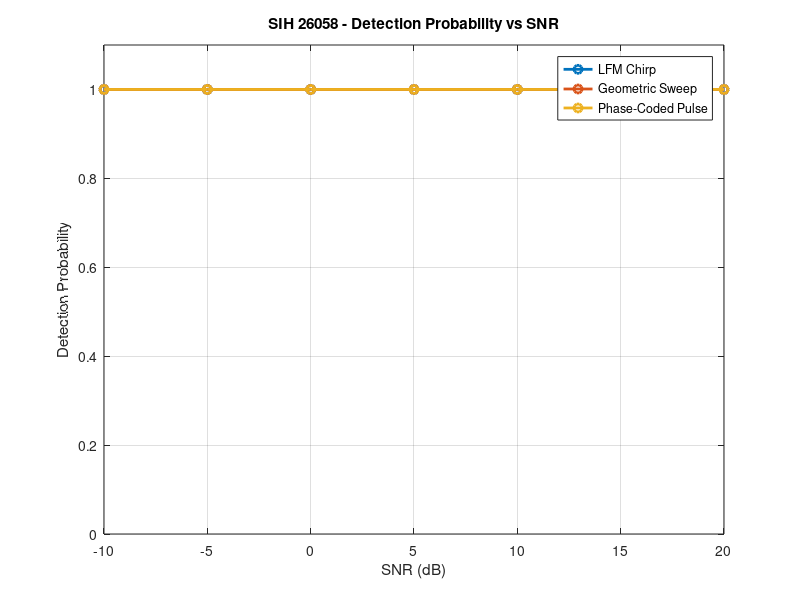
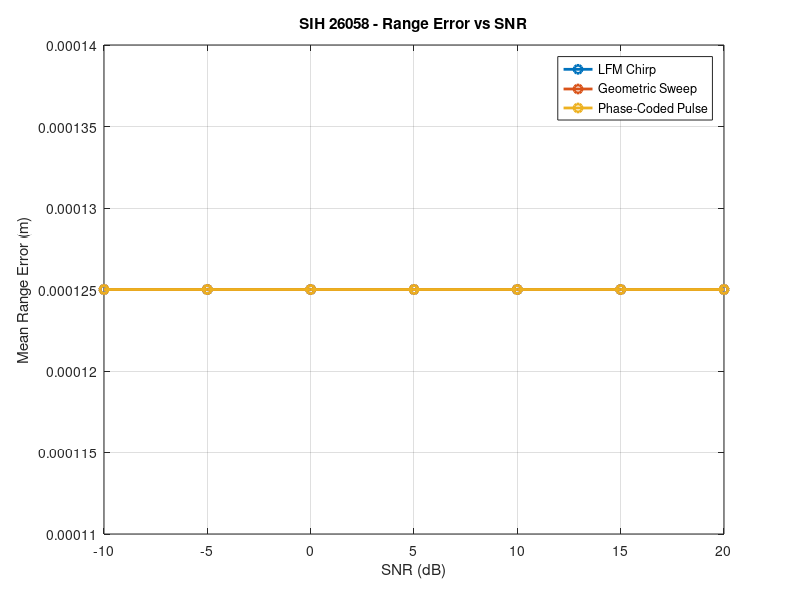
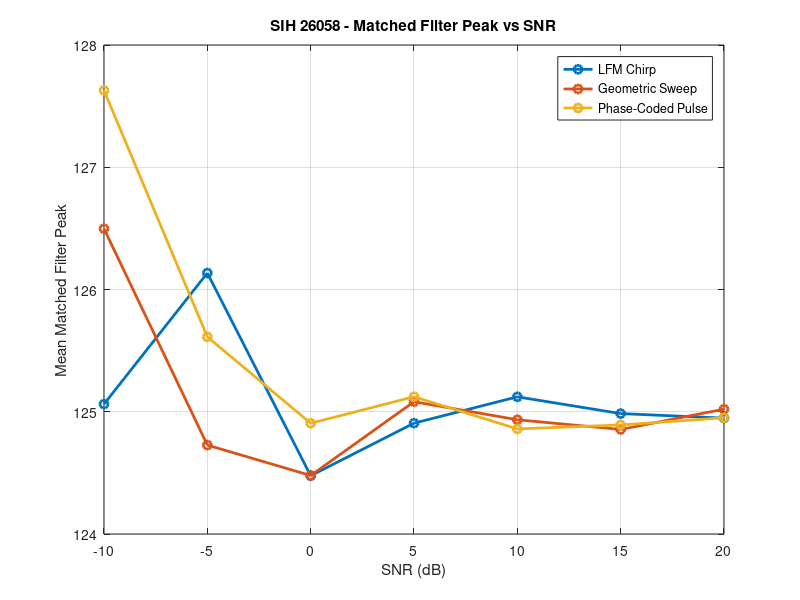

These charts were generated, in order, by the following MATLAB code:
%% =========================================================
% SIH 26058
% WAVEFORM vs SNR PERFORMANCE COMPARISON
%
% Compares:
%   LFM Chirp
%   Geometric Sweep
%   Phase-Coded Pulse
%
% SNR values:
%   -10, -5, 0, 5, 10, 15, 20 dB
%
% Target:
%   5 m
%
% Metric:
%   Detection Probability
%   Mean Range Error
%   Matched Filter Peak
% =========================================================

clear;
clc;
close all;

rng(50);

%% =========================================================
% 1. SYSTEM PARAMETERS
% =========================================================

Fs = 2e6;
Ts = 1/Fs;

soundSpeed = 1500;

targetRange = 5;

channelGain = 1;

Fc = 300e3;
BW = 200e3;
Tp = 2e-3;
A = 1.0;

phaseCode = [1 1 -1 1 -1 -1 1];

%% =========================================================
% 2. SNR VALUES
% =========================================================

snrValues = [-10 -5 0 5 10 15 20];

numSNR = length(snrValues);

%% =========================================================
% 3. MONTE CARLO TRIALS
% =========================================================

numTrials = 30;

%% =========================================================
% 4. WAVEFORM NAMES
% =========================================================

waveformNames = {
    'LFM Chirp'
    'Geometric Sweep'
    'Phase-Coded Pulse'
    };

numWaveforms = 3;

%% =========================================================
% 5. RESULT STORAGE
% =========================================================

detectionProbability = zeros(numWaveforms,numSNR);

meanRangeError = zeros(numWaveforms,numSNR);

meanMatchedPeak = zeros(numWaveforms,numSNR);

%% =========================================================
% 6. WAVEFORM LOOP
% =========================================================

for w = 1:numWaveforms

    %% -----------------------------------------------------
    % GENERATE TRANSMITTED WAVEFORM
    % -----------------------------------------------------

    N = round(Tp*Fs);

    t = (0:N-1)*Ts;

    switch w

        %% LFM CHIRP
        case 1

            fStart = Fc-BW/2;
            fStop = Fc+BW/2;

            k = (fStop-fStart)/Tp;

            phase = 2*pi*( ...
                fStart*t + ...
                0.5*k*t.^2);

            txSignal = A*cos(phase);

        %% GEOMETRIC SWEEP
        case 2

            fStart = Fc-BW/2;
            fStop = Fc+BW/2;

            ratio = fStop/fStart;

            instFreq = ...
                fStart*ratio.^(t/Tp);

            phase = ...
                2*pi*cumtrapz(t,instFreq);

            txSignal = A*cos(phase);

        %% PHASE CODED
        case 3

            txSignal = zeros(size(t));

            codeLength = length(phaseCode);

            samplesPerChip = floor(N/codeLength);

            for chip = 1:codeLength

                startIndex = ...
                    (chip-1)*samplesPerChip+1;

                if chip == codeLength

                    endIndex = N;

                else

                    endIndex = ...
                        chip*samplesPerChip;

                end

                txSignal(startIndex:endIndex) = ...
                    A*phaseCode(chip)* ...
                    cos(2*pi*Fc*t(startIndex:endIndex));

            end

    end

    %% -----------------------------------------------------
    % WINDOW
    % -----------------------------------------------------

    txSignal = txSignal .* hann(N).';

    %% -----------------------------------------------------
    % TARGET ECHO
    % -----------------------------------------------------

    roundTripTime = ...
        2*targetRange/soundSpeed;

    delaySamples = ...
        round(roundTripTime*Fs);

    receiveLength = ...
        length(txSignal)+delaySamples;

    receivedSignal = ...
        zeros(1,receiveLength);

    echoGain = ...
        channelGain/(1+targetRange);

    echoSignal = ...
        echoGain*txSignal;

    startIndex = delaySamples+1;

    endIndex = ...
        startIndex+length(echoSignal)-1;

    receivedSignal(startIndex:endIndex) = ...
        echoSignal;

    %% -----------------------------------------------------
    % SIGNAL POWER
    % -----------------------------------------------------

    signalPower = mean(echoSignal.^2);

    %% -----------------------------------------------------
    % MATCHED FILTER
    % -----------------------------------------------------

    matchedFilter = ...
        conj(fliplr(txSignal));

    %% =====================================================
    % SNR LOOP
    % =====================================================

    for s = 1:numSNR

        targetSNR = snrValues(s);

        detectedCount = 0;

        rangeErrors = zeros(numTrials,1);

        peakValues = zeros(numTrials,1);

        for trial = 1:numTrials

            %% -------------------------------------------------
            % NOISE POWER
            % -------------------------------------------------

            noisePower = ...
                signalPower / ...
                (10^(targetSNR/10));

            noiseStd = sqrt(noisePower);

            %% -------------------------------------------------
            % NOISE
            % -------------------------------------------------

            noise = ...
                noiseStd*randn(size(receivedSignal));

            noisyReceivedSignal = ...
                receivedSignal+noise;

            %% -------------------------------------------------
            % MATCHED FILTER
            % -------------------------------------------------

            matchedOutput = ...
                conv(noisyReceivedSignal,matchedFilter);

            %% -------------------------------------------------
            % FIND PEAK
            % -------------------------------------------------

            [peakValue,peakIndex] = ...
                max(abs(matchedOutput));

            peakValues(trial) = peakValue;

            %% -------------------------------------------------
            % DELAY
            % -------------------------------------------------

            detectedDelaySamples = ...
                peakIndex-length(txSignal);

            detectedDelay = ...
                detectedDelaySamples/Fs;

            %% -------------------------------------------------
            % RANGE
            % -------------------------------------------------

            currentRange = ...
                detectedDelay*soundSpeed/2;

            currentError = ...
                abs(currentRange-targetRange);

            rangeErrors(trial) = currentError;

            %% -------------------------------------------------
            % DETECTION
            % -------------------------------------------------

            if currentError < 0.1

                detectedCount = ...
                    detectedCount+1;

            end

        end

        %% -----------------------------------------------------
        % STORE
        % -----------------------------------------------------

        detectionProbability(w,s) = ...
            detectedCount/numTrials;

        meanRangeError(w,s) = ...
            mean(rangeErrors);

        meanMatchedPeak(w,s) = ...
            mean(peakValues);

    end

end

%% =========================================================
% 7. DISPLAY RESULTS
% =========================================================

fprintf('\n');
fprintf('============================================================\n');
fprintf('       SIH 26058 - WAVEFORM vs SNR COMPARISON\n');
fprintf('============================================================\n');

fprintf('\nTarget Range : %.2f m\n',targetRange);
fprintf('Trials/SNR   : %d\n',numTrials);

%% =========================================================
% 8. DETECTION PROBABILITY TABLE
% =========================================================

fprintf('\n');
fprintf('================ DETECTION PROBABILITY ====================\n');

fprintf('\n%-23s', 'Waveform');

for s = 1:numSNR
    fprintf('%10.1f',snrValues(s));
end

fprintf('\n');
fprintf('------------------------------------------------------------\n');

for w = 1:numWaveforms

    fprintf('%-23s',waveformNames{w});

    for s = 1:numSNR

        fprintf('%10.2f',detectionProbability(w,s));

    end

    fprintf('\n');

end

%% =========================================================
% 9. RANGE ERROR TABLE
% =========================================================

fprintf('\n');
fprintf('================ MEAN RANGE ERROR ==========================\n');

fprintf('\n%-23s', 'Waveform');

for s = 1:numSNR
    fprintf('%10.1f',snrValues(s));
end

fprintf('\n');
fprintf('------------------------------------------------------------\n');

for w = 1:numWaveforms

    fprintf('%-23s',waveformNames{w});

    for s = 1:numSNR

        fprintf('%10.4f',meanRangeError(w,s));

    end

    fprintf('\n');

end

fprintf('\n============================================================\n');

%% =========================================================
% 10. DETECTION PROBABILITY GRAPH
% =========================================================

figure;

for w = 1:numWaveforms

    plot(snrValues, ...
         detectionProbability(w,:), ...
         'o-', ...
         'LineWidth',2);

    hold on;

end

xlabel('SNR (dB)');
ylabel('Detection Probability');

title('SIH 26058 - Detection Probability vs SNR');

legend(waveformNames);

ylim([0 1.1]);

grid on;

hold off;

%% =========================================================
% 11. RANGE ERROR GRAPH
% =========================================================

figure;

for w = 1:numWaveforms

    plot(snrValues, ...
         meanRangeError(w,:), ...
         'o-', ...
         'LineWidth',2);

    hold on;

end

xlabel('SNR (dB)');
ylabel('Mean Range Error (m)');

title('SIH 26058 - Range Error vs SNR');

legend(waveformNames);

grid on;

hold off;

%% =========================================================
% 12. MATCHED FILTER PEAK GRAPH
% =========================================================

figure;

for w = 1:numWaveforms

    plot(snrValues, ...
         meanMatchedPeak(w,:), ...
         'o-', ...
         'LineWidth',2);

    hold on;

end

xlabel('SNR (dB)');
ylabel('Mean Matched Filter Peak');

title('SIH 26058 - Matched Filter Peak vs SNR');

legend(waveformNames);

grid on;

hold off;

%% =========================================================
% 13. BEST WAVEFORM AT EACH SNR
% =========================================================

fprintf('\n');
fprintf('================ BEST WAVEFORM =============================\n');

for s = 1:numSNR

    [bestProbability,bestIndex] = ...
        max(detectionProbability(:,s));

    fprintf('SNR = %5.1f dB : %-23s Detection = %.2f\n', ...
        snrValues(s), ...
        waveformNames{bestIndex}, ...
        bestProbability);

end

fprintf('\n============================================================\n');
fprintf('WAVEFORM vs SNR ANALYSIS COMPLETE\n');
fprintf('============================================================\n');
